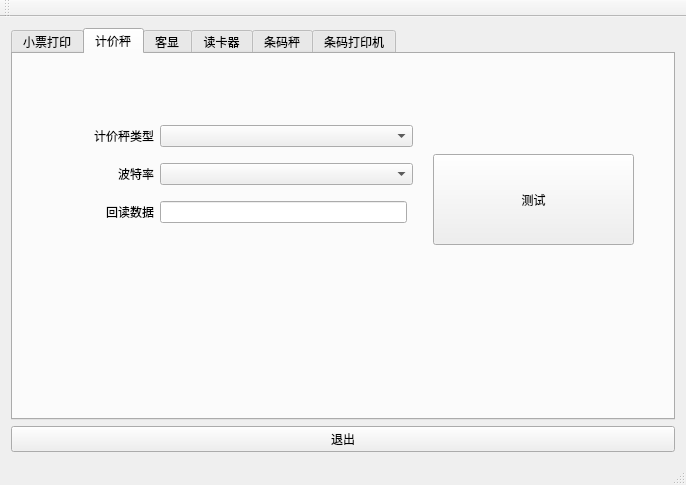
<?xml version="1.0" encoding="UTF-8"?>
<ui version="4.0">
 <class>MainWindow</class>
 <widget class="QMainWindow" name="MainWindow">
  <property name="geometry">
   <rect>
    <x>0</x>
    <y>0</y>
    <width>686</width>
    <height>485</height>
   </rect>
  </property>
  <property name="windowTitle">
   <string>MainWindow</string>
  </property>
  <widget class="QWidget" name="centralWidget">
   <layout class="QVBoxLayout" name="verticalLayout">
    <item>
     <widget class="QTabWidget" name="tabWidget">
      <property name="currentIndex">
       <number>1</number>
      </property>
      <widget class="QWidget" name="tab">
       <attribute name="title">
        <string>小票打印</string>
       </attribute>
       <widget class="QPushButton" name="pushButton_2">
        <property name="geometry">
         <rect>
          <x>490</x>
          <y>40</y>
          <width>161</width>
          <height>91</height>
         </rect>
        </property>
        <property name="text">
         <string>测试</string>
        </property>
       </widget>
       <widget class="QWidget" name="layoutWidget">
        <property name="geometry">
         <rect>
          <x>10</x>
          <y>40</y>
          <width>471</width>
          <height>251</height>
         </rect>
        </property>
        <layout class="QGridLayout" name="gridLayout_5" rowstretch="0,1,1">
         <item row="0" column="0" colspan="2">
          <layout class="QHBoxLayout" name="horizontalLayout">
           <item>
            <widget class="QLabel" name="label">
             <property name="text">
              <string>打印机类型</string>
             </property>
             <property name="alignment">
              <set>Qt::AlignRight|Qt::AlignTrailing|Qt::AlignVCenter</set>
             </property>
            </widget>
           </item>
           <item>
            <widget class="QComboBox" name="comboBox"/>
           </item>
           <item>
            <spacer name="horizontalSpacer">
             <property name="orientation">
              <enum>Qt::Horizontal</enum>
             </property>
             <property name="sizeHint" stdset="0">
              <size>
               <width>40</width>
               <height>20</height>
              </size>
             </property>
            </spacer>
           </item>
          </layout>
         </item>
         <item row="1" column="0">
          <widget class="QGroupBox" name="groupBox">
           <property name="title">
            <string>串口</string>
           </property>
           <property name="checkable">
            <bool>true</bool>
           </property>
           <property name="checked">
            <bool>false</bool>
           </property>
           <layout class="QGridLayout" name="gridLayout">
            <item row="0" column="0">
             <widget class="QLabel" name="label_2">
              <property name="text">
               <string>端口</string>
              </property>
              <property name="alignment">
               <set>Qt::AlignRight|Qt::AlignTrailing|Qt::AlignVCenter</set>
              </property>
             </widget>
            </item>
            <item row="0" column="1">
             <widget class="QComboBox" name="comboBox_2"/>
            </item>
            <item row="1" column="0">
             <widget class="QLabel" name="label_3">
              <property name="text">
               <string>波特率</string>
              </property>
              <property name="alignment">
               <set>Qt::AlignRight|Qt::AlignTrailing|Qt::AlignVCenter</set>
              </property>
             </widget>
            </item>
            <item row="1" column="1">
             <widget class="QComboBox" name="comboBox_3"/>
            </item>
           </layout>
          </widget>
         </item>
         <item row="1" column="1">
          <widget class="QGroupBox" name="groupBox_2">
           <property name="title">
            <string>USB</string>
           </property>
           <property name="checkable">
            <bool>true</bool>
           </property>
           <property name="checked">
            <bool>false</bool>
           </property>
           <layout class="QGridLayout" name="gridLayout_2">
            <item row="0" column="0">
             <widget class="QLabel" name="label_4">
              <property name="text">
               <string>端口</string>
              </property>
              <property name="alignment">
               <set>Qt::AlignRight|Qt::AlignTrailing|Qt::AlignVCenter</set>
              </property>
             </widget>
            </item>
            <item row="0" column="1">
             <widget class="QComboBox" name="comboBox_4"/>
            </item>
           </layout>
          </widget>
         </item>
         <item row="2" column="0">
          <widget class="QGroupBox" name="groupBox_3">
           <property name="title">
            <string>网口</string>
           </property>
           <property name="checkable">
            <bool>true</bool>
           </property>
           <property name="checked">
            <bool>false</bool>
           </property>
           <layout class="QGridLayout" name="gridLayout_3">
            <item row="0" column="0">
             <widget class="QLabel" name="label_5">
              <property name="text">
               <string>ip</string>
              </property>
              <property name="alignment">
               <set>Qt::AlignRight|Qt::AlignTrailing|Qt::AlignVCenter</set>
              </property>
             </widget>
            </item>
            <item row="0" column="1">
             <widget class="QLineEdit" name="lineEdit"/>
            </item>
            <item row="1" column="0">
             <widget class="QLabel" name="label_6">
              <property name="text">
               <string>port(9100)</string>
              </property>
              <property name="alignment">
               <set>Qt::AlignRight|Qt::AlignTrailing|Qt::AlignVCenter</set>
              </property>
             </widget>
            </item>
            <item row="1" column="1">
             <widget class="QLineEdit" name="lineEdit_2"/>
            </item>
           </layout>
          </widget>
         </item>
         <item row="2" column="1">
          <widget class="QGroupBox" name="groupBox_4">
           <property name="title">
            <string>VIDPID</string>
           </property>
           <property name="checkable">
            <bool>true</bool>
           </property>
           <property name="checked">
            <bool>false</bool>
           </property>
           <layout class="QGridLayout" name="gridLayout_4">
            <item row="0" column="0">
             <widget class="QLabel" name="label_7">
              <property name="text">
               <string>端口</string>
              </property>
              <property name="alignment">
               <set>Qt::AlignRight|Qt::AlignTrailing|Qt::AlignVCenter</set>
              </property>
             </widget>
            </item>
            <item row="0" column="1">
             <widget class="QLineEdit" name="lineEdit_3"/>
            </item>
           </layout>
          </widget>
         </item>
        </layout>
       </widget>
      </widget>
      <widget class="QWidget" name="tab_2">
       <attribute name="title">
        <string>计价秤</string>
       </attribute>
       <widget class="QPushButton" name="pushButton_3">
        <property name="geometry">
         <rect>
          <x>420</x>
          <y>100</y>
          <width>201</width>
          <height>91</height>
         </rect>
        </property>
        <property name="text">
         <string>测试</string>
        </property>
       </widget>
       <widget class="QWidget" name="layoutWidget">
        <property name="geometry">
         <rect>
          <x>70</x>
          <y>50</y>
          <width>341</width>
          <height>141</height>
         </rect>
        </property>
        <layout class="QGridLayout" name="gridLayout_6">
         <item row="0" column="0">
          <widget class="QLabel" name="label_8">
           <property name="text">
            <string>计价秤类型</string>
           </property>
           <property name="alignment">
            <set>Qt::AlignRight|Qt::AlignTrailing|Qt::AlignVCenter</set>
           </property>
          </widget>
         </item>
         <item row="0" column="1" colspan="2">
          <widget class="QComboBox" name="comboBox_5"/>
         </item>
         <item row="1" column="0">
          <widget class="QLabel" name="label_9">
           <property name="text">
            <string>波特率</string>
           </property>
           <property name="alignment">
            <set>Qt::AlignRight|Qt::AlignTrailing|Qt::AlignVCenter</set>
           </property>
          </widget>
         </item>
         <item row="1" column="1" colspan="2">
          <widget class="QComboBox" name="comboBox_6"/>
         </item>
         <item row="2" column="0">
          <widget class="QLabel" name="label_10">
           <property name="text">
            <string>回读数据</string>
           </property>
           <property name="alignment">
            <set>Qt::AlignRight|Qt::AlignTrailing|Qt::AlignVCenter</set>
           </property>
          </widget>
         </item>
         <item row="2" column="1">
          <widget class="QLineEdit" name="lineEdit_4"/>
         </item>
        </layout>
       </widget>
      </widget>
      <widget class="QWidget" name="tab_3">
       <attribute name="title">
        <string>客显</string>
       </attribute>
       <widget class="QPushButton" name="pushButton_4">
        <property name="geometry">
         <rect>
          <x>420</x>
          <y>100</y>
          <width>201</width>
          <height>91</height>
         </rect>
        </property>
        <property name="focusPolicy">
         <enum>Qt::NoFocus</enum>
        </property>
        <property name="text">
         <string>测试</string>
        </property>
        <property name="outer_stylesheet" stdset="0">
         <string>pushbutton</string>
        </property>
       </widget>
       <widget class="QWidget" name="layoutWidget">
        <property name="geometry">
         <rect>
          <x>120</x>
          <y>50</y>
          <width>271</width>
          <height>131</height>
         </rect>
        </property>
        <layout class="QGridLayout" name="gridLayout_7">
         <item row="0" column="0">
          <widget class="QLabel" name="label_77">
           <property name="text">
            <string>客显类型:</string>
           </property>
           <property name="alignment">
            <set>Qt::AlignRight|Qt::AlignTrailing|Qt::AlignVCenter</set>
           </property>
          </widget>
         </item>
         <item row="0" column="1">
          <widget class="QComboBox" name="comboBox_7"/>
         </item>
         <item row="1" column="0">
          <widget class="QLabel" name="label_78">
           <property name="text">
            <string>端口:</string>
           </property>
           <property name="alignment">
            <set>Qt::AlignRight|Qt::AlignTrailing|Qt::AlignVCenter</set>
           </property>
          </widget>
         </item>
         <item row="1" column="1">
          <widget class="QComboBox" name="comboBox_8"/>
         </item>
         <item row="2" column="0">
          <widget class="QLabel" name="label_18">
           <property name="text">
            <string>显示内容</string>
           </property>
           <property name="alignment">
            <set>Qt::AlignRight|Qt::AlignTrailing|Qt::AlignVCenter</set>
           </property>
          </widget>
         </item>
         <item row="2" column="1">
          <widget class="QLineEdit" name="lineEdit_6">
           <property name="text">
            <string>-12.6</string>
           </property>
          </widget>
         </item>
         <item row="3" column="0">
          <widget class="QLabel" name="label_17">
           <property name="text">
            <string>客显启动内容:</string>
           </property>
           <property name="alignment">
            <set>Qt::AlignRight|Qt::AlignTrailing|Qt::AlignVCenter</set>
           </property>
          </widget>
         </item>
         <item row="3" column="1">
          <widget class="QLineEdit" name="lineEdit_5">
           <property name="text">
            <string>welcome</string>
           </property>
          </widget>
         </item>
        </layout>
       </widget>
      </widget>
      <widget class="QWidget" name="tab_4">
       <attribute name="title">
        <string>读卡器</string>
       </attribute>
       <widget class="QPushButton" name="pushButton_5">
        <property name="geometry">
         <rect>
          <x>180</x>
          <y>110</y>
          <width>201</width>
          <height>91</height>
         </rect>
        </property>
        <property name="text">
         <string>蜂鸣</string>
        </property>
       </widget>
      </widget>
      <widget class="QWidget" name="tab_5">
       <attribute name="title">
        <string>条码秤</string>
       </attribute>
       <widget class="QPushButton" name="pushButton_6">
        <property name="geometry">
         <rect>
          <x>180</x>
          <y>110</y>
          <width>201</width>
          <height>91</height>
         </rect>
        </property>
        <property name="text">
         <string>条码秤</string>
        </property>
       </widget>
      </widget>
      <widget class="QWidget" name="tab_6">
       <attribute name="title">
        <string>条码打印机</string>
       </attribute>
       <widget class="QPushButton" name="pushButton_7">
        <property name="geometry">
         <rect>
          <x>180</x>
          <y>110</y>
          <width>201</width>
          <height>91</height>
         </rect>
        </property>
        <property name="text">
         <string>条码打印机</string>
        </property>
       </widget>
      </widget>
     </widget>
    </item>
    <item>
     <widget class="QPushButton" name="pushButton">
      <property name="text">
       <string>退出</string>
      </property>
     </widget>
    </item>
   </layout>
  </widget>
  <widget class="QMenuBar" name="menuBar">
   <property name="geometry">
    <rect>
     <x>0</x>
     <y>0</y>
     <width>686</width>
     <height>25</height>
    </rect>
   </property>
  </widget>
  <widget class="QToolBar" name="mainToolBar">
   <attribute name="toolBarArea">
    <enum>TopToolBarArea</enum>
   </attribute>
   <attribute name="toolBarBreak">
    <bool>false</bool>
   </attribute>
  </widget>
  <widget class="QStatusBar" name="statusBar"/>
 </widget>
 <layoutdefault spacing="6" margin="11"/>
 <resources/>
 <connections>
  <connection>
   <sender>pushButton</sender>
   <signal>clicked()</signal>
   <receiver>MainWindow</receiver>
   <slot>close()</slot>
   <hints>
    <hint type="sourcelabel">
     <x>392</x>
     <y>437</y>
    </hint>
    <hint type="destinationlabel">
     <x>455</x>
     <y>460</y>
    </hint>
   </hints>
  </connection>
 </connections>
</ui>
